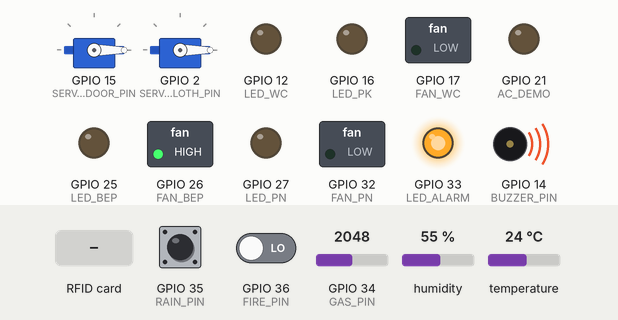
Recording of a sketch running on a simulated ESP32. On the bench: 2 × servo, switched loads named in the sketch (green lamp = pin HIGH), output pins drawn as LEDs (lit = HIGH), buzzer (waves = sounding, pin HIGH). Wiring (inferred from the names in the program): 2 × IR receiver: data GPIO 13 / data GPIO 39. Inputs (shaded band) come from the test bench; at power-on: GPIO 34 (GAS_PIN) = 2048, GPIO 35 (RAIN_PIN) HIGH, GPIO 36 (FIRE_PIN) LOW, humidity 55 %, temperature 24 °C. WiFi joins after 1.5 s; servers stay silent unless stated; what the sketch prints to the serial monitor is not drawn.

Above: at 3.9 s.
4.0 s: RFID card 12 34 56 78 held to the reader
At 5.4 s:
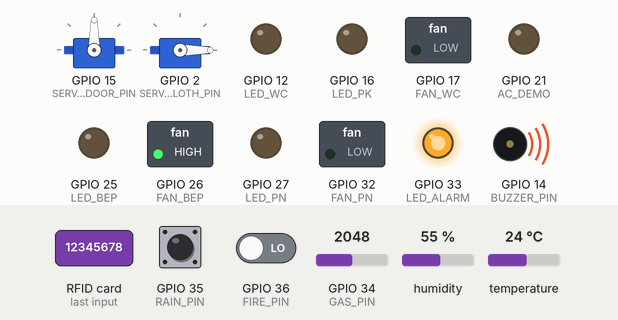
10.5 s: RFID card 5E 7A 19 C4 held to the reader
At 11.47 s:
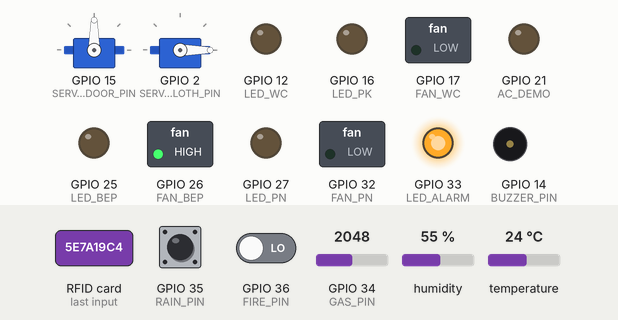
Timing chart, 0 to 17.7 s (numbered marks = the images above; inputs shaded):
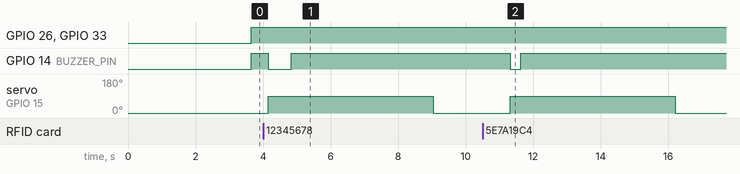

Measured:
- after the input at 4.0 s, GPIO 14 (BUZZER_PIN): HIGH → LOW after 0.16 s, → HIGH 0.68 s later; servo on GPIO 15 (SERVO_DOOR_PIN): 0° → 90° after 0.16 s, → 0° 4.9 s later
- after the input at 10.5 s, GPIO 14 (BUZZER_PIN): HIGH → LOW after 0.82 s, → HIGH 0.30 s later; servo on GPIO 15 (SERVO_DOOR_PIN): 0° → 90° after 0.82 s, → 0° 4.9 s later

The sketch:

ESPsmh.ino
```cpp
#include <WiFi.h>
#include <FirebaseESP32.h>
#include <DHT.h>
#include <ESP32Servo.h>
#include <SPI.h>
#include <MFRC522.h>

// ==========================================
// THÔNG TIN WIFI & FIREBASE CỦA BẠN
// ==========================================
#define WIFI_SSID "Dak"
#define WIFI_PASSWORD "12345678"
#define FIREBASE_HOST "nhathongminh-7be59-default-rtdb.asia-southeast1.firebasedatabase.app"
#define FIREBASE_AUTH "i6bevHBgLYIanl7lmYBsPrPgyY2PsxEdabOpq2eN"

// --- INPUT (Cảm biến) ---
#define DHT_PIN       4
#define DHT_TYPE      DHT11
#define GAS_PIN       34
#define FIRE_PIN      36
#define RAIN_PIN      35
#define IR_DOOR_PIN   39
#define IR_WC_PIN     13

// --- OUTPUT (Đèn/Relay/Còi) ---
#define LED_PK        16
#define LED_BEP       25
#define LED_PN        27
#define FAN_BEP       26
#define FAN_PN        32
#define AC_DEMO       21
#define FAN_WC        17
#define LED_WC        12
#define LED_ALARM     33
#define BUZZER_PIN    14

// --- SERVO ---
#define SERVO_DOOR_PIN  15
#define SERVO_CLOTH_PIN 2

// --- RFID RC522 ---
#define SS_PIN        5
#define RST_PIN       22

DHT dht(DHT_PIN, DHT_TYPE);
Servo servoDoor;
Servo servoCloth;
MFRC522 rfid(SS_PIN, RST_PIN);

// Khai báo đối tượng Firebase
FirebaseData fbdoSend;
FirebaseData fbdoStream;
FirebaseAuth auth;
FirebaseConfig config;

// Biến chạy đa nhiệm bằng millis()
unsigned long lastSensorTime = 0;
unsigned long lastAutoCheckTime = 0;
unsigned long personDetectedMillis = 0;
unsigned long doorOpenMillis = 0;

// Các biến lưu trạng thái điều khiển & Tự động
int autoPhoi = 0;
int canhBaoPIR = 0;
int appCoiState = 0;
bool isWaitingForAlarm = false;

// Sửa thuật toán chống lặp lệnh Servo
bool isDoorOpenPhysically = false; // Biến chốt chặn trạng thái thực tế của cửa

// ==========================================
// HÀM LẮNG NGHE LỆNH TỪ APP (STREAM DATA)
// ==========================================
void streamCallback(StreamData data) {
  String path = data.dataPath();

  if (data.dataType() == "int") {
    int val = data.intData();

    // PHÒNG KHÁCH
    if (path == "/PhongKhach/Den") digitalWrite(LED_PK, val);
    else if (path == "/PhongKhach/DieuHoa") digitalWrite(AC_DEMO, val);

    // NHÀ BẾP
    else if (path == "/NhaBep/Den") {
      digitalWrite(LED_BEP, val);
      Serial.println("Den Bep: " + String(val));
    }
    else if (path == "/NhaBep/QuatHut") {
      digitalWrite(FAN_BEP, val);
      Serial.println("Quat Bep: " + String(val));
    }

    // PHÒNG NGỦ
    else if (path == "/PhongNgu/Den") digitalWrite(LED_PN, val);
    else if (path == "/PhongNgu/Quat") digitalWrite(FAN_PN, val);

    // BAN CÔNG
    else if (path == "/BanCong/GiaPhoi") servoCloth.write(val == 1 ? 90 : 0);
    else if (path == "/BanCong/AutoMode") autoPhoi = val;

    // AN NINH & CỬA CHÍNH
    else if (path == "/CuaChinh/CanhBao") canhBaoPIR = val;
    else if (path == "/CuaChinh/Coi") {
      appCoiState = val;
      digitalWrite(BUZZER_PIN, val);
      digitalWrite(LED_ALARM, val);
    }
    else if (path == "/CuaChinh/Servo") {
      if (val == 90) {
        if (!isDoorOpenPhysically) { // Chỉ quay khi thực tế cửa đang đóng
          servoDoor.write(90);
          isDoorOpenPhysically = true;
          doorOpenMillis = millis(); // Ghi nhận thời điểm mở
          Serial.println("=> Mo cua tu xa tu APP.");
        }
      } else {
        if (isDoorOpenPhysically) { // Chỉ quay về khi thực tế cửa đang mở
          servoDoor.write(0);
          isDoorOpenPhysically = false;
          Serial.println("=> Dong cua tu xa tu APP.");
        }
      }
    }
  }
}

void streamTimeoutCallback(bool timeout) {
  if (timeout) Serial.println("Firebase Stream bi gian doan, dang ket noi lai...");
}

// ==========================================
// HÀM SETUP
// ==========================================
void setup() {
  Serial.begin(115200);
  delay(1000);

  pinMode(GAS_PIN, INPUT);
  pinMode(FIRE_PIN, INPUT);
  pinMode(RAIN_PIN, INPUT);
  pinMode(IR_DOOR_PIN, INPUT);
  pinMode(IR_WC_PIN, INPUT);

  int outputs[] = {LED_PK, LED_BEP, LED_PN, FAN_BEP, FAN_PN, AC_DEMO, FAN_WC, LED_WC, LED_ALARM, BUZZER_PIN};
  for(int i = 0; i < 10; i++) {
    pinMode(outputs[i], OUTPUT);
    digitalWrite(outputs[i], LOW);
  }

  ESP32PWM::allocateTimer(0);
  ESP32PWM::allocateTimer(1);
  servoDoor.setPeriodHertz(50);
  servoCloth.setPeriodHertz(50);
  servoDoor.attach(SERVO_DOOR_PIN, 500, 2400);
  servoCloth.attach(SERVO_CLOTH_PIN, 500, 2400);

  servoDoor.write(0);
  servoCloth.write(0);
  isDoorOpenPhysically = false;

  dht.begin();
  SPI.begin(18, 19, 23, 5);
  rfid.PCD_Init();

  Serial.print("Dang ket noi WiFi...");
  WiFi.begin(WIFI_SSID, WIFI_PASSWORD);
  while (WiFi.status() != WL_CONNECTED) {
    Serial.print(".");
    delay(500);
  }
  Serial.println("\nWiFi OK!");

  config.database_url = FIREBASE_HOST;
  config.signer.tokens.legacy_token = FIREBASE_AUTH;

  fbdoSend.setBSSLBufferSize(4096, 1024);
  fbdoStream.setBSSLBufferSize(4096, 1024);

  Firebase.begin(&config, &auth);
  Firebase.reconnectWiFi(true);

  Firebase.beginStream(fbdoStream, "/SmartHome");
  Firebase.setStreamCallback(fbdoStream, streamCallback, streamTimeoutCallback);

  Serial.println("HE THONG DA SAN SANG!");
}

// ==========================================
// HÀM LOOP
// ==========================================
void loop() {
  unsigned long currentMillis = millis();

  // 1. XỬ LÝ QUÉT THẺ TỪ RFID VÀ ĐỒNG BỘ 2 CHIỀU
  if (rfid.PICC_IsNewCardPresent() && rfid.PICC_ReadCardSerial()) {
    String uidStr = "";
    for (byte i = 0; i < rfid.uid.size; i++) {
      uidStr += String(rfid.uid.uidByte[i] < 0x10 ? "0" : "");
      uidStr += String(rfid.uid.uidByte[i], HEX);
    }
    uidStr.toUpperCase();
    Serial.println("=> QUET THE TỪ THÀNH CÔNG: " + uidStr);

    digitalWrite(BUZZER_PIN, HIGH); delay(150); digitalWrite(BUZZER_PIN, LOW);

    // Kích hoạt mở cửa vật lý
    servoDoor.write(90);
    isDoorOpenPhysically = true;
    doorOpenMillis = currentMillis; // Đặt mốc thời gian bắt đầu mở cửa

    // Đồng bộ tức thì lên Firebase để App chuyển trạng thái nút sang MỞ
    Firebase.setString(fbdoSend, "/SmartHome/CuaChinh/TheCuoi", uidStr);
    Firebase.setInt(fbdoSend, "/SmartHome/CuaChinh/Servo", 90);

    rfid.PICC_HaltA();
  }

  // TỰ ĐỘNG ĐÓNG CỬA SAU VÀ CHỐT CHẶN KHÔNG LẶP LẠI
  if (isDoorOpenPhysically && (currentMillis - doorOpenMillis >= 5000)) {
    servoDoor.write(0);
    isDoorOpenPhysically = false; // Chuyển trạng thái thực tế về Đóng

    // Cập nhật Firebase về 0 ngay để giải phóng bộ nhớ đệm luồng Stream, chặn đứng vòng lặp đơ Servo
    Firebase.setInt(fbdoSend, "/SmartHome/CuaChinh/Servo", 0);
    Serial.println("=> Tu dong dong cua chu dong sau 5s hoan tat.");
  }

  // 2. ĐỌC VÀ CẬP NHẬT DỮ LIỆU CẢM BIẾN LÊN FIREBASE (MỖI 2.5 GIÂY)
  if (currentMillis - lastSensorTime >= 2500) {
    lastSensorTime = currentMillis;

    float t = dht.readTemperature();
    float h = dht.readHumidity();
    int gasVal = analogRead(GAS_PIN);
    int fireVal = (digitalRead(FIRE_PIN) == LOW) ? 1 : 0;
    int rainVal = (digitalRead(RAIN_PIN) == LOW) ? 1 : 0;
    int wcVal = (digitalRead(IR_WC_PIN) == LOW) ? 1 : 0;

    if (!isnan(t)) {
      Firebase.setFloat(fbdoSend, "/SmartHome/PhongKhach/NhietDo", t);
      Firebase.setFloat(fbdoSend, "/SmartHome/PhongKhach/DoAm", h);
    }
    Firebase.setInt(fbdoSend, "/SmartHome/NhaBep/GasValue", gasVal);
    Firebase.setInt(fbdoSend, "/SmartHome/NhaBep/CoLua", fireVal);
    Firebase.setInt(fbdoSend, "/SmartHome/BanCong/CamBienMua", rainVal);
    Firebase.setInt(fbdoSend, "/SmartHome/NhaVeSinh/CoNguoi", wcVal);
  }

  // 3. XỬ LÝ TOÀN BỘ CÁC KỊCH BẢN TỰ ĐỘNG
  if (currentMillis - lastAutoCheckTime >= 1000) {
    lastAutoCheckTime = currentMillis;

    int fireVal = (digitalRead(FIRE_PIN) == LOW) ? 1 : 0;
    int gasVal = analogRead(GAS_PIN);
    int personFrontDoor = (digitalRead(IR_DOOR_PIN) == LOW) ? 1 : 0;
    int personInWC = (digitalRead(IR_WC_PIN) == LOW) ? 1 : 0;

    bool hasEmergency = false;

    // --- LOGIC NHÀ VỆ SINH ĐỘC LẬP CHẠY CHUẨN ---
    if (personInWC == 1) {
      digitalWrite(LED_WC, HIGH);
      digitalWrite(FAN_WC, HIGH);
    } else {
      digitalWrite(LED_WC, LOW);
      digitalWrite(FAN_WC, LOW);
    }

    // --- LOGIC AN NINH: PHÁT HIỆN LỬA HOẶC RÒ RỈ KHÍ GAS ---
    if (fireVal == 1 || gasVal > 400) {
      hasEmergency = true;
      digitalWrite(BUZZER_PIN, HIGH);
      digitalWrite(LED_ALARM, HIGH);

      if (gasVal > 400) {
        digitalWrite(FAN_BEP, HIGH);
        Firebase.setInt(fbdoSend, "/SmartHome/NhaBep/QuatHut", 1);
      }
    }
    // --- LOGIC AN NINH: CÓ NGƯỜI TRƯỚC NHÀ TRONG VÒNG 5 GIÂY ---
    else if (canhBaoPIR == 1 && personFrontDoor == 1) {
      if (!isWaitingForAlarm) {
        personDetectedMillis = currentMillis;
        isWaitingForAlarm = true;
      }

      if (isWaitingForAlarm && (currentMillis - personDetectedMillis >= 5000)) {
        digitalWrite(BUZZER_PIN, HIGH);
        digitalWrite(LED_ALARM, HIGH);
        hasEmergency = true;
        Firebase.setInt(fbdoSend, "/SmartHome/CuaChinh/Coi", 1);
      }
    }
    // --- KHÔNG CÓ SỰ CỐ NGUY HIỂM -> GIẢI PHÓNG HỆ THỐNG CÒI ---
    else {
      isWaitingForAlarm = false;

      if (!hasEmergency && appCoiState == 0) {
         digitalWrite(BUZZER_PIN, LOW);
         digitalWrite(LED_ALARM, LOW);
      }
    }

    // --- LOGIC TỰ ĐỘNG PHƠI ĐỒ BAN CÔNG ---
    if (autoPhoi == 1) {
      if (digitalRead(RAIN_PIN) == LOW) {
        servoCloth.write(0);
      } else {
        servoCloth.write(90);
      }
    }
  }
}
```
